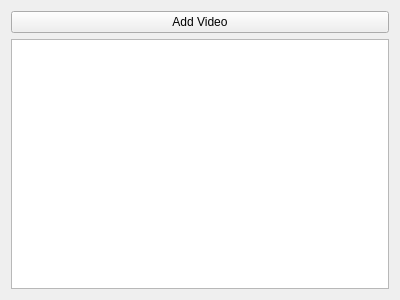
<?xml version="1.0" encoding="UTF-8"?>
<ui version="4.0">
    <class>FileHandler</class>
    <widget class="QWidget" name="FileHandler">
        <property name="geometry">
            <rect>
                <x>0</x>
                <y>0</y>
                <width>400</width>
                <height>300</height>
            </rect>
        </property>
        <property name="windowTitle">
            <string>FileHandler</string>
        </property>
        <layout class="QVBoxLayout" name="verticalLayout">
            <item>
                <widget class="QPushButton" name="addVideoButton">
                    <property name="text">
                        <string>Add Video</string>
                    </property>
                </widget>
            </item>
            <item>
                <widget class="QListWidget" name="videoListWidget"/>
            </item>
        </layout>
    </widget>
    <resources/>
    <connections/>
</ui>
